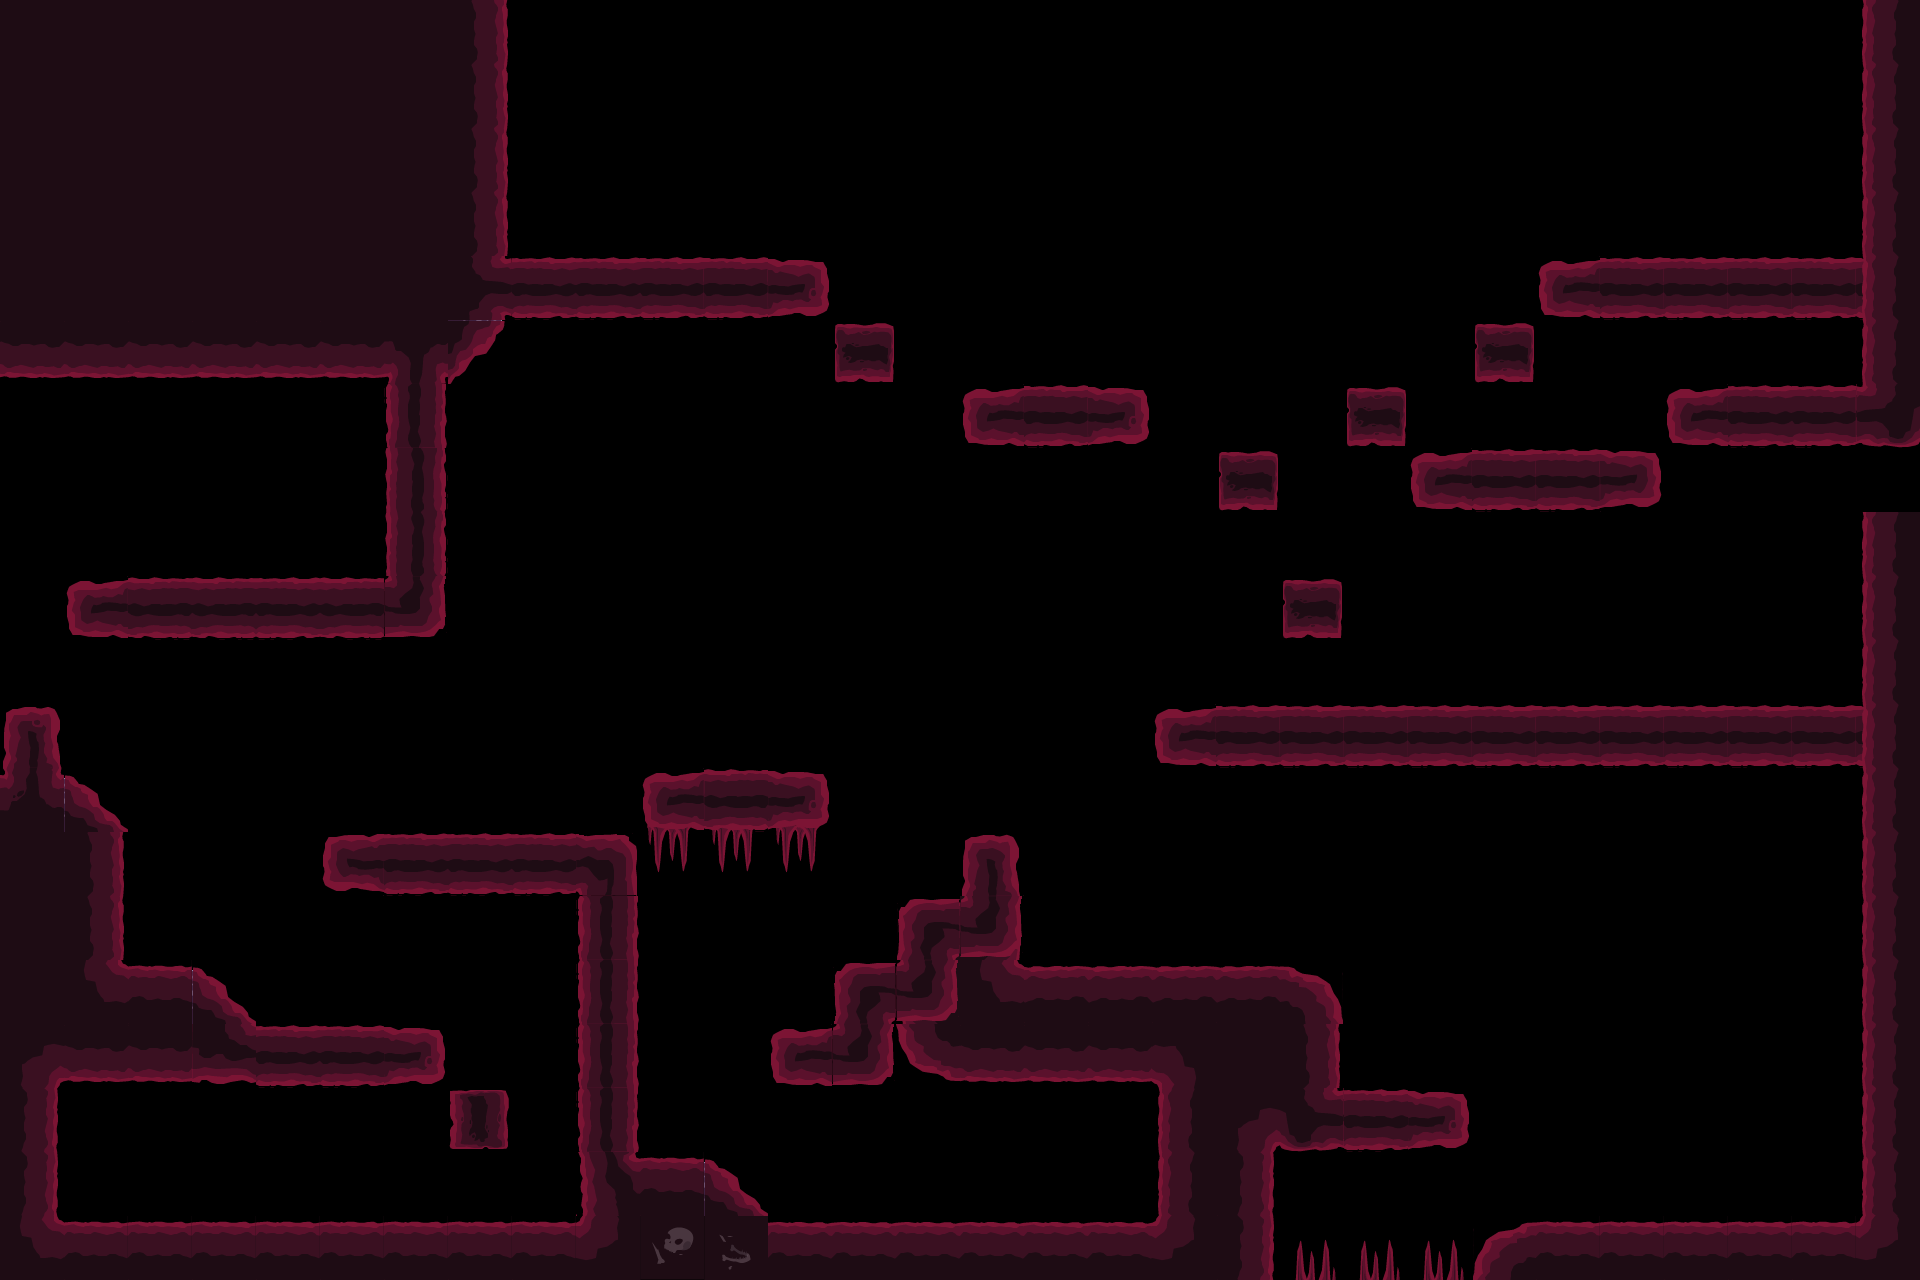

Below is a game level as drawn by its tile map, then a one-line description and the .tmx that defines it (tile-layer data replaced by summaries):
An orthogonal 30x20 tile map with 64x64 px tiles, 2 tile layers (Tile Layer 2, Tile Layer 1) and 46 objects.

<map version="1.0" orientation="orthogonal" renderorder="right-down" width="30" height="20" tilewidth="64" tileheight="64" nextobjectid="75">
 <tileset firstgid="1" name="tileset_tuonela" tilewidth="64" tileheight="64">
  <image source="../graphics/tileset_tuonela.png" width="769" height="322" />
 </tileset>
 <layer name="Tile Layer 2" width="30" height="20">
  <data>[600 cells, 8 non-empty, 5 distinct tile ids]</data>
 </layer>
 <layer name="Tile Layer 1" width="30" height="20">
  <data>[600 cells, 212 non-empty, 24 distinct tile ids]</data>
 </layer>
 <objectgroup name="Object Layer 1">
  <object id="2" x="3" y="1219" width="1273" height="78" />
  <object id="5" x="58" y="1219" width="5" />
  <object id="13" x="2" y="1092" width="54" height="127" />
  <object id="17" x="57" y="1023" width="179" height="55" />
  <object id="18" x="264" y="1035" width="169" height="41" />
  <object id="19" x="461" y="1100" width="38" height="41" />
  <object id="21" x="337" y="842" width="286" height="42" />
  <object id="24" x="237" y="1025" width="27" height="51" />
  <object id="25" x="89" y="974" width="110" height="47" />
  <object id="26" x="201" y="978">
   <polyline points="0,0 55,45 2,44 -1,3 0,-1 1,1 -5,-6 1,1 20,16" />
  </object>
  <object id="27" x="115" y="964">
   <polyline points="0,0 2,-132 -53,-183 -58,-188 -62,-248 -103,-247 -101,-186 -101,-168 1,1" />
  </object>
  <object id="29" x="5" y="369">
   <polyline points="0,0 393,0 389,218 80,220 74,261 426,261 434,1 97,-63 1,-4" />
  </object>
  <object id="30" x="445" y="382">
   <polyline points="0,0 57,-73 373,-75 370,-110 47,-115 53,-318 -50,-310 2,1" />
  </object>
  <object id="31" x="839" y="327" width="51" height="45" />
  <object id="32" x="975" y="400" width="163" height="32" />
  <object id="33" x="1224" y="460" width="47" height="37" />
  <object id="34" x="1292" y="588" width="43" height="39" />
  <object id="35" x="1425" y="465" width="226" height="34" />
  <object id="36" x="1353" y="394" width="48" height="41" />
  <object id="37" x="1482" y="328" width="44" height="43" />
  <object id="39" x="1552" y="269" width="306" height="34" />
  <object id="40" x="1872" y="103" width="94" height="331" />
  <object id="41" x="1681" y="400" width="259" height="35" />
  <object id="42" x="1868" y="513" width="64" height="768" />
  <object id="43" x="1167" y="711" width="696" height="52" />
  <object id="44" x="1539" y="1227" width="328" height="60" />
  <object id="46" x="1478" y="1276">
   <polyline points="0,0 6,-23 18,-37 53,-49 56,-4 2,3" />
  </object>
  <object id="48" x="1325" y="1096" width="133" height="42" />
  <object id="51" x="1164" y="1078" width="101" height="144" />
  <object id="53" x="1245" y="970">
   <polyline points="0,0 40,-1 66,10 84,19 91,38 91,61 93,120 79,124 81,171 33,169 23,97 -1,-3" />
  </object>
  <object id="55" x="969" y="843" width="47" height="103" />
  <object id="56" x="905" y="903" width="47" height="110" />
  <object id="57" x="840" y="974" width="45" height="97" />
  <object id="59" x="777" y="1037" width="59" height="41" />
  <object id="60" x="885" y="972" width="20" height="40" />
  <object id="61" x="954" y="905" width="18" height="41" />
  <object id="63" x="963" y="956">
   <polyline points="0,0 48,0 49,9 54,14 68,15 278,16 304,118 -10,119 -28,112 -38,105 -50,92 -56,72 -59,61 -3,0" />
  </object>
  <object id="64" x="764" y="1216">
   <polyline points="0,0 -60,-51 -134,-52 -133,-371 -179,-374 -175,-3" />
  </object>
  <object id="65" x="590" y="1202">
   <polyline points="0,0 1,26 51,13 56,-13" />
  </object>
  <object id="66" x="650" y="780" width="168" height="41" />
  <object id="67" x="1871" y="3" width="57" height="102" />
  <object id="69" x="399" y="1" width="101" height="59" />
  <object id="70" x="586" y="1164" width="122" height="50" />
  <object id="71" x="762" y="1218">
   <polyline points="0,0 -58,-51 -54,-1 -2,-2" />
  </object>
  <object id="73" x="5" y="3" width="445" height="368" />
  <object id="74" x="449" y="7" width="50" height="306" />
 </objectgroup>
</map>
